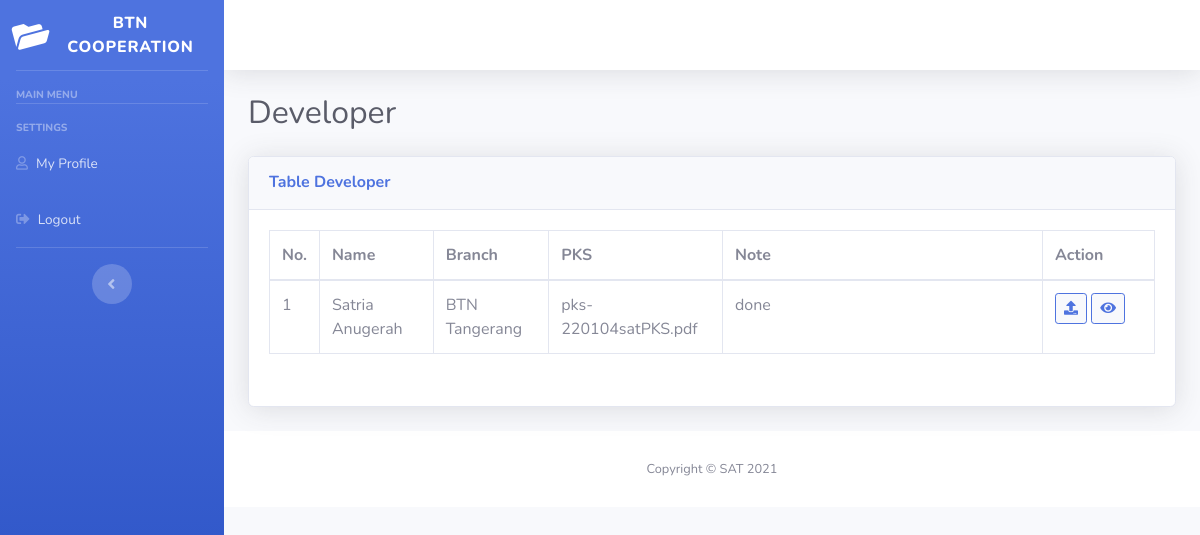
The app's page /index.php/developer with its own data.
### tables this page shows
CREATE TABLE `rekap` (
  `id` int(11) NOT NULL,
  `id_user` int(11) NOT NULL,
  `name` varchar(128) NOT NULL,
  `branch` varchar(128) NOT NULL,
  `date` date NOT NULL,
  `status` int(2) NOT NULL COMMENT '0 = ''Not Submited'', 1 = ''submited/not approve'', 2 = ''Approved'', 3 = ''Rejected''',
  `pks` varchar(100) DEFAULT NULL,
  `note` varchar(128) DEFAULT NULL
);

### application/controllers/Developer.php (called while the page is built, shortened)
<?php
class Developer extends CI_Controller {
	public function __construct()
	{
		$this->load->library('form_validation');
	}
    public function index(){
		$data['rekap'] = $this->Developer_m->get()->result();
		$data['title'] = 'Developer';
		$data['user'] = $this->db->get_where('user', ['email' => $this->session->userdata('email')])->row_array();
		$this->load->view('templates/header', $data);
		$this->load->view('templates/sidebar', $data);
        $this->load->view('admin/developer', $data);
		$this->load->view('templates/footer');
    }
}
?>

### index.php (called while the page is built, shortened)
<?php
require_once BASEPATH.'core/CodeIgniter.php';

### application/models/Developer_m.php (called while the page is built, shortened)
<?php
class Developer_m extends CI_Model {
    public function get(){
		$this->db->from('rekap');
		$this->db->where('status', 2);
		$query = $this->db->get();
		return $query;
		}
}
?>

### application/views/admin/developer.php (the view, shortened to what this page needs)
<div class="container-fluid">
<h1 class="h2 mb-4 text-gray-800"> Developer </h1>
<div class="card shadow mb-4 ">
    <div class="card-header py-3">
        <h6 class="m-0 font-weight-bold text-primary">Table Developer</h6>
    </div>
    <div class="card-body">
    <div class="row justify-content-center">
        <div class="form-group col-lg-12">
            <table class="table table-hover table-bordered">
                <thead>
                    <th style="width: 2em;"> No. </th>
                    <th> Name </th>
                    <th> Branch </th>
                    <th> PKS </th>
                    <th style="width: 20em;"> Note </th>
                    <th style="width: 7em;"> Action </th>
                </thead>
                <tbody>
                    <?php $no=1;
                    foreach($rekap as $rkp => $data) : ?>
                        <tr>
                            <td><?=$no++?></td>
                            <td><?=$data->name?></td>
                            <td><?=$data->branch?></td>
                            <td><?=$data->pks?></td>
                            <td><?=$data->note?></td>
                            <td>
                            <a id="upload" class="btn btn-light btn-outline-primary btn-sm" data-toggle="modal" data-target="#modal-update"
                            data-id = "<?=$data->id?>"
                            >
                                <i class="fas fa-upload"></i>
                            </a>
                            <?php if($data->pks != null) : ?>
                            <a href="<?=site_url('Developer/getView/'.$data->pks.'/'.$data->id)?>" onclick="basicPopup(this.href); return false" class="btn btn-light btn-outline-primary btn-sm">
                                <i class="fas fa-eye"></i>
                            </a>
                            <?php endif; ?>
                            </td>
                        </tr>
                    <?php endforeach; ?>
                </tbody>
            </table>
       </div>
    </div>
</div>
</div>
</div>

### records on screen
rekap: name "Satria Anugerah", branch "BTN Tangerang", pks "pks-220104satPKS.pdf", note "done"
